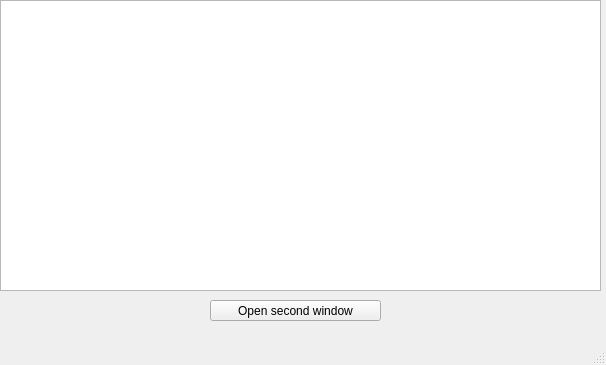
<?xml version="1.0" encoding="UTF-8"?>
<ui version="4.0">
 <class>MainWindow</class>
 <widget class="QMainWindow" name="MainWindow">
  <property name="geometry">
   <rect>
    <x>0</x>
    <y>0</y>
    <width>606</width>
    <height>365</height>
   </rect>
  </property>
  <property name="windowTitle">
   <string>MainWindow</string>
  </property>
  <widget class="QWidget" name="centralwidget">
   <widget class="QWidget" name="verticalLayoutWidget">
    <property name="geometry">
     <rect>
      <x>0</x>
      <y>0</y>
      <width>601</width>
      <height>291</height>
     </rect>
    </property>
    <layout class="QVBoxLayout" name="verticalLayout">
     <item>
      <widget class="QTextEdit" name="textEdit"/>
     </item>
    </layout>
   </widget>
   <widget class="QPushButton" name="pushButton">
    <property name="geometry">
     <rect>
      <x>210</x>
      <y>300</y>
      <width>171</width>
      <height>21</height>
     </rect>
    </property>
    <property name="text">
     <string>Open second window</string>
    </property>
   </widget>
  </widget>
  <widget class="QStatusBar" name="statusbar"/>
  <widget class="QMenuBar" name="menubar">
   <property name="geometry">
    <rect>
     <x>0</x>
     <y>0</y>
     <width>606</width>
     <height>19</height>
    </rect>
   </property>
  </widget>
 </widget>
 <resources/>
 <connections/>
</ui>
